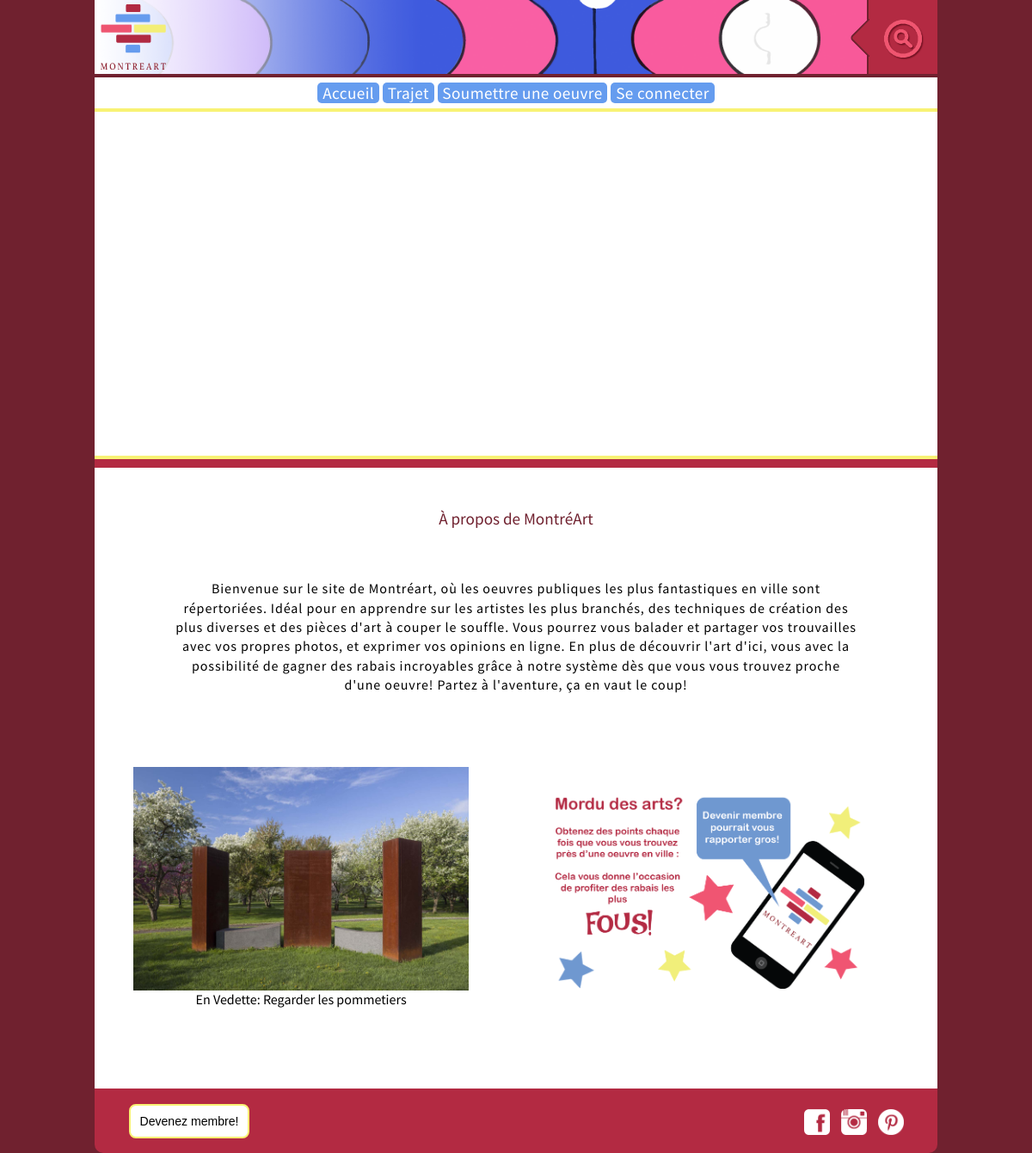
The page / on the database its author committed.
### tables this page shows
CREATE TABLE Photos (idPhoto INT  AUTO_INCREMENT NOT NULL,
image VARCHAR(100) UNIQUE,
authorise boolean NOT NULL,
idOeuvre INT NOT NULL,
dateSoumissionPhoto date,
PRIMARY KEY (idPhoto) );

CREATE TABLE Oeuvres (idOeuvre INT  AUTO_INCREMENT NOT NULL,
titre VARCHAR(100),
noInterneMtl INT(5) UNIQUE,
latitude VARCHAR(15),
longitude VARCHAR(15),
parc VARCHAR(100),
batiment VARCHAR(100),
adresse VARCHAR(100),
descriptionFR TEXT,
descriptionEN TEXT,
authorise boolean NOT NULL,
idCategorie INT,
idArrondissement INT,
dateSoumissionOeuvre date,
PRIMARY KEY (idOeuvre) );

### index.php (called while the page is built, shortened)
<?php
	require_once("./config.php");
	$oCtl = new Controler();
	$oCtl->gerer();
?>

### lib/BDD/BaseDeDonnees.class.php (called while the page is built, shortened)
<?php
class BaseDeDonnees {
    private $hote = HOTE;
    private $utilisateur = UTILISATEUR;
    private $pass = PASS;
    private $nombd = BDD;
    private $database;
    private $instruction;
    private static $_instance = null;
	public static function getInstance() {
		if(!self::$_instance)
		{
			self::$_instance = new self();
		}
		return self::$_instance;
	}
    private function __construct() {
        $dsn = 'mysql:host=' . $this->hote . ';dbname=' . $this->nombd;
        $options = array(
            PDO::ATTR_PERSISTENT => true,
            PDO::ATTR_ERRMODE => PDO::ERRMODE_EXCEPTION
        );
        try {
            $this->database = new PDO($dsn, $this->utilisateur, $this->pass, $options);
        }
        catch (PDOException $e) {
            $this->erreur = $e->getMessage();
        }
    }
    public function query($requete) {
        $this->database->query("SET NAMES 'utf8'");
        $this->instruction = $this->database->prepare($requete);
    }
    public function bind($param, $value, $type = null) {
        if (is_null($type)) {
            switch (true) {
                case is_int($value):
                    $type = PDO::PARAM_INT;
                    break;
            }
        }
        $this->instruction->bindValue($param, $value, $type);
    }
    public function execute() {
        try {
            $resultat = $this->instruction->execute();
        }
        catch(PDOException $e) {
            $msgErreur = "Erreur de traitement : " . $e->getMessage();
            return $msgErreur;
        }
    }
    public function resultset() {
        $this->execute();
        return $this->instruction->fetchAll(PDO::FETCH_ASSOC);
    }
    public function uneLigne() {
        $this->execute();
        return $this->instruction->fetch(PDO::FETCH_ASSOC);
    }
}

### modeles/Photo.class.php (called while the page is built, shortened)
<?php
class Photo {
    private static $database;
    function __construct() {
        if (!isset(self::$database)) {
            self::$database = BaseDeDonnees::getInstance();
        }
    }
    public function getPhotoByIdOeuvre($idOeuvre){
        $infoPhoto = array();
        self::$database->query('SELECT Photos.image, Photos.idPhoto, Oeuvres.titre, Oeuvres.idOeuvre FROM photos JOIN Oeuvres ON Photos.idOeuvre = Oeuvres.idOeuvre WHERE Oeuvres.idOeuvre = :idOeuvre');
        self::$database->bind(':idOeuvre', $idOeuvre);
        if($photoBDD = self::$database->uneLigne()){
            $infoPhoto = $photoBDD;
        }
        return $infoPhoto;
    }
}
?>

### config.php (called while the page is built, shortened)
<?php
	function my_autoloader($class)
	{
		$dossierClasse = array('modeles/', 'vues/', 'lib/BDD/', 'lib/', 'config/', '' );
	}
?>

### modeles/Commentaire.class.php (called while the page is built, shortened)
<?php
class Commentaire {
    private static $database;
	function __construct() {
        if (!isset(self::$database)) {
            self::$database = BaseDeDonnees::getInstance();
        }
	}
	public function getOeuvresPopulaires(){
		$oeuvresPopulaires = array();
			self::$database->query('SELECT idOeuvre FROM commentaires WHERE authorise=1 GROUP BY idOeuvre HAVING AVG(voteCommentaire)>3');
			 if ($oeuvresBDD = self::$database->resultset()) {
				foreach($oeuvresBDD as $unOeuvre){
					$oeuvresPopulaires[] = $unOeuvre;
				}
        }
        return $oeuvresPopulaires;
	}
}
?>

### vues/VueAccueil.class.php (the view, shortened to what this page needs)
<?php
class VueAccueil extends Vue {
    private $photoOeuvreVedette;
     public function setData($photoOeuvreVedette) {
        $this->photoOeuvreVedette = $photoOeuvreVedette;
    }
    public function afficherBody() {
    ?>
            <div id="map"></div>
            <div id="distanceMarqueur" class='distanceMarqueur'></div>
                <h4 id="aProposMontreart">À propos de MontréArt</h4>
                <p class="textStandard" id="texteAccueilTablette">
Bienvenue sur le site de Montréart, où les oeuvres publiques les plus fantastiques en ville sont répertoriées. Idéal pour en apprendre sur les artistes les plus branchés, des techniques de création des plus diverses et des pièces d'art à couper le souffle. Vous pourrez vous balader et partager vos trouvailles avec vos propres photos, et exprimer vos opinions en ligne. En plus de découvrir l'art d'ici, vous avec la possibilité de gagner des rabais incroyables grâce à notre système dès que vous vous trouvez proche d'une oeuvre! Partez à l'aventure, ça en vaut le coup!
                </p>
            <?php
                if(isset($this->photoOeuvreVedette["image"])){
                    echo "<div class='oeuvreVedette'><a href='http://".$_SERVER['HTTP_HOST']."?r=oeuvre&o=".$this->photoOeuvreVedette["idOeuvre"]."'><img src='".$this->photoOeuvreVedette["image"]."' alt='photo oeuvre en vedette'><div id='titreOeuvreVedette'>En Vedette: ".$this->photoOeuvreVedette["titre"]."</div></a></div>";
                }
           ?>
    <div class="pubAccueil">
        <img src="images/promoDesktop.png" id="promoDesktop" alt='promo'>
    </div>
    <?php
    }
}
?>

### css/styles.css (style rules this page uses)
html, body, div, span, applet, object, iframe, h1, h2, h3, h4, h5, h6, p, blockquote, pre, a, abbr, acronym, address, big, cite, code, del, dfn, em, img, ins, kbd, q, s, samp, small, strike, strong, sub, sup, tt, var, b, u, i, center, dl, dt, dd, ol, ul, li, fieldset, form, label, legend, table, caption, tbody, tfoot, thead, tr, th, td, article, aside, canvas, details, embed, figure, figcaption, footer, header, hgroup, menu, nav, output, ruby, section, summary, time, mark, audio, video { margin: 0; padding: 0; border: 0; font-size: 100%; font: inherit; vertical-align: baseline; }
body { line-height: 1; }
html { background-color: #70212F; }
body { margin: 0; padding: 0; font-family: 'Source Sans Pro', sans-serif; max-width: 980px; }
h4 { font-family: 'Source Sans Pro', sans-serif; color: #70212F; font-size: 1em; margin-top: 1em; }
a { font-family: 'Source Sans Pro', sans-serif; color: #000000; text-decoration: none; }
p { margin-top: 10px; }
.textStandard { font-family: 'Source Sans Pro', sans-serif; font-weight: 400; font-size: 1.2em; line-height: 1.5em; letter-spacing: .9px; font-weight: 500; padding: 10px; }
.oeuvreVedette { width: 100%; margin-bottom: 90px; }
.oeuvreVedette img { width: 100%; }
.pubAccueil { height: auto; width: 100%; }
.pubAccueil img { width: 80%; height: auto; margin-left: 40px; margin-right: 15px; }
.distanceMarqueur { font-size: 1.1em; color: #70212F; width: 100%; background-color: #B32A42; color: white; text-align: center; padding-top: 10px; }
#titreOeuvreVedette { text-align: center; }
#aProposMontreart { text-align: center; margin-top: 50px; font-size: 1.2em; }
#map { height: 300px !important; margin: 0 auto; border-bottom: solid 4px #F8F274; top: 20px; order: 1; top: 0px; }
#texteAccueilTablette { display: none; }
#aProposMontreart { display: none; }
#promoDesktop { display: none; }
@media (min-width: 480px) { .pubAccueil img { width: 70%; margin-left: 15%; } }
@media (min-width: 480px) { #map { height: 400px !important; margin: 0 auto; } }
@media (min-width: 480px) { #aProposMontreart { display: block; } }
@media (min-width: 480px) { #texteAccueilTablette { display: block; text-align: center; margin: 0 auto; width: 100%; margin-top: 50px; margin-bottom: 50px; } }
@media (min-width: 800px) { html { width: 100%; height: 100%; } }
@media (min-width: 800px) { body { width: 100%; height: auto; margin: 0 auto; position: relative; bottom: 0; } }
@media (min-width: 800px) { .textStandard { font-family: 'Source Sans Pro', sans-serif; font-weight: 400; font-size: 1em; line-height: 1.4em; letter-spacing: .9px; font-weight: 500; margin: 40px 20px; } }
@media (min-width: 800px) { .oeuvreVedette { width: 49%; position: relative; top: 24px; margin-right: 0; } }
@media (min-width: 800px) { .oeuvreVedette img { max-width: 390px; margin: 0 auto; margin-left: 5px; } }
@media (min-width: 800px) { .pubAccueil img { width: 335px; height: auto; margin: 0 auto; } }
@media (min-width: 800px) { .oeuvreVedette img { margin-left: 10px; } }
@media (min-width: 800px) { .pubAccueil { height: auto; width: 40%; float: right; position: absolute; top: 68%; left: 50%; margin-left: 3%; } }
@media (min-width: 800px) { #promoDesktop { display: block; } }
@media (min-width: 800px) { .oeuvreVedette img { margin-left: 5px; } }
@media (min-width: 800px) { .oeuvreVedette img { margin-left: 45px; } }
@media (min-width: 1024px) { html { width: 980px; margin: 0 auto; } }
@media (min-width: 1024px) { body { width: 100%; } }
@media (min-width: 1024px) { .textStandard, h2 { max-width: 800px; margin-left: 30px; margin-right: 30px; } }
@media (min-width: 1024px) { #map { height: 400px !important; margin: 0 auto; } }
@media (min-width: 1024px) { .pubAccueil img { width: 360px; } }
@media (min-width: 1024px) { .pubAccueil { height: auto; width: 40%; float: right; position: absolute; top: 69%; } }
@media (min-width: 1024px) { .oeuvreVedette img { margin-left: 45px; } }

### rows shown on the page
photos: image (picture), idOeuvre.titre "Regarder les pommetiers"
